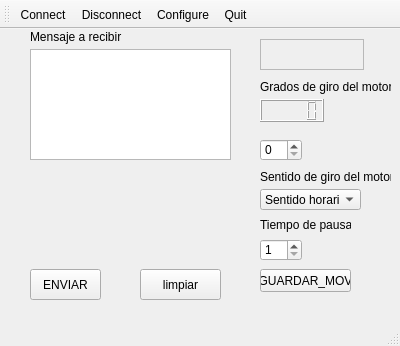
<?xml version="1.0" encoding="UTF-8"?>
<ui version="4.0">
 <class>MainWindow</class>
 <widget class="QMainWindow" name="MainWindow">
  <property name="geometry">
   <rect>
    <x>0</x>
    <y>0</y>
    <width>400</width>
    <height>346</height>
   </rect>
  </property>
  <property name="windowTitle">
   <string>Simple Terminal</string>
  </property>
  <widget class="QWidget" name="centralWidget">
   <property name="enabled">
    <bool>true</bool>
   </property>
   <widget class="QTextEdit" name="textEdit">
    <property name="geometry">
     <rect>
      <x>30</x>
      <y>20</y>
      <width>201</width>
      <height>111</height>
     </rect>
    </property>
   </widget>
   <widget class="QLabel" name="label">
    <property name="geometry">
     <rect>
      <x>30</x>
      <y>0</y>
      <width>141</width>
      <height>16</height>
     </rect>
    </property>
    <property name="text">
     <string>Mensaje a recibir</string>
    </property>
   </widget>
   <widget class="QTextEdit" name="textEdit_2">
    <property name="enabled">
     <bool>false</bool>
    </property>
    <property name="geometry">
     <rect>
      <x>260</x>
      <y>10</y>
      <width>104</width>
      <height>31</height>
     </rect>
    </property>
   </widget>
   <widget class="QPushButton" name="bENVIAR">
    <property name="geometry">
     <rect>
      <x>30</x>
      <y>240</y>
      <width>71</width>
      <height>31</height>
     </rect>
    </property>
    <property name="text">
     <string>ENVIAR</string>
    </property>
   </widget>
   <widget class="QPushButton" name="borrar">
    <property name="geometry">
     <rect>
      <x>140</x>
      <y>240</y>
      <width>81</width>
      <height>31</height>
     </rect>
    </property>
    <property name="text">
     <string>limpiar</string>
    </property>
   </widget>
   <widget class="QPushButton" name="bGuardaMov">
    <property name="geometry">
     <rect>
      <x>260</x>
      <y>240</y>
      <width>91</width>
      <height>23</height>
     </rect>
    </property>
    <property name="text">
     <string>GUARDAR_MOV</string>
    </property>
   </widget>
   <widget class="QComboBox" name="sentidoGiro">
    <property name="geometry">
     <rect>
      <x>260</x>
      <y>160</y>
      <width>101</width>
      <height>21</height>
     </rect>
    </property>
    <item>
     <property name="text">
      <string>Sentido horario</string>
     </property>
    </item>
    <item>
     <property name="text">
      <string>Sentido antihorario</string>
     </property>
    </item>
   </widget>
   <widget class="QLabel" name="label_2">
    <property name="geometry">
     <rect>
      <x>260</x>
      <y>140</y>
      <width>131</width>
      <height>16</height>
     </rect>
    </property>
    <property name="text">
     <string>Sentido de giro del motor:</string>
    </property>
   </widget>
   <widget class="QLCDNumber" name="lcdGrados">
    <property name="geometry">
     <rect>
      <x>260</x>
      <y>70</y>
      <width>64</width>
      <height>23</height>
     </rect>
    </property>
    <property name="autoFillBackground">
     <bool>false</bool>
    </property>
   </widget>
   <widget class="QSpinBox" name="grados">
    <property name="geometry">
     <rect>
      <x>260</x>
      <y>110</y>
      <width>42</width>
      <height>22</height>
     </rect>
    </property>
    <property name="maximum">
     <number>1080</number>
    </property>
   </widget>
   <widget class="QLabel" name="label_3">
    <property name="geometry">
     <rect>
      <x>260</x>
      <y>50</y>
      <width>131</width>
      <height>16</height>
     </rect>
    </property>
    <property name="text">
     <string>Grados de giro del motor:</string>
    </property>
   </widget>
   <widget class="QSpinBox" name="tiempoPausa">
    <property name="geometry">
     <rect>
      <x>260</x>
      <y>210</y>
      <width>42</width>
      <height>22</height>
     </rect>
    </property>
    <property name="minimum">
     <number>1</number>
    </property>
    <property name="maximum">
     <number>5</number>
    </property>
   </widget>
   <widget class="QLabel" name="label_4">
    <property name="geometry">
     <rect>
      <x>260</x>
      <y>180</y>
      <width>91</width>
      <height>31</height>
     </rect>
    </property>
    <property name="text">
     <string>Tiempo de pausa:</string>
    </property>
   </widget>
   <widget class="QLabel" name="label_5">
    <property name="geometry">
     <rect>
      <x>30</x>
      <y>140</y>
      <width>191</width>
      <height>101</height>
     </rect>
    </property>
    <property name="text">
     <string/>
    </property>
    <property name="pixmap">
     <pixmap resource="terminal.qrc">:/images/logo-udea.png</pixmap>
    </property>
    <property name="scaledContents">
     <bool>true</bool>
    </property>
   </widget>
  </widget>
  <widget class="QMenuBar" name="menuBar">
   <property name="geometry">
    <rect>
     <x>0</x>
     <y>0</y>
     <width>400</width>
     <height>21</height>
    </rect>
   </property>
  </widget>
  <widget class="QToolBar" name="mainToolBar">
   <attribute name="toolBarArea">
    <enum>TopToolBarArea</enum>
   </attribute>
   <attribute name="toolBarBreak">
    <bool>false</bool>
   </attribute>
   <addaction name="actionConnect"/>
   <addaction name="actionDisconnect"/>
   <addaction name="actionConfigure"/>
   <addaction name="actionQuit"/>
  </widget>
  <widget class="QStatusBar" name="statusBar"/>
  <action name="actionAbout">
   <property name="text">
    <string>&amp;About</string>
   </property>
   <property name="toolTip">
    <string>About program</string>
   </property>
   <property name="shortcut">
    <string>Alt+A</string>
   </property>
  </action>
  <action name="actionAboutQt">
   <property name="text">
    <string>About Qt</string>
   </property>
  </action>
  <action name="actionConnect">
   <property name="icon">
    <iconset resource="terminal.qrc">
     <normaloff>:/images/connect.png</normaloff>:/images/connect.png</iconset>
   </property>
   <property name="text">
    <string>C&amp;onnect</string>
   </property>
   <property name="toolTip">
    <string>Connect to serial port</string>
   </property>
   <property name="shortcut">
    <string>Ctrl+O</string>
   </property>
  </action>
  <action name="actionDisconnect">
   <property name="icon">
    <iconset resource="terminal.qrc">
     <normaloff>:/images/disconnect.png</normaloff>:/images/disconnect.png</iconset>
   </property>
   <property name="text">
    <string>&amp;Disconnect</string>
   </property>
   <property name="toolTip">
    <string>Disconnect from serial port</string>
   </property>
   <property name="shortcut">
    <string>Ctrl+D</string>
   </property>
  </action>
  <action name="actionConfigure">
   <property name="icon">
    <iconset resource="terminal.qrc">
     <normaloff>:/images/settings.png</normaloff>:/images/settings.png</iconset>
   </property>
   <property name="text">
    <string>&amp;Configure</string>
   </property>
   <property name="toolTip">
    <string>Configure serial port</string>
   </property>
   <property name="shortcut">
    <string>Alt+C</string>
   </property>
  </action>
  <action name="actionQuit">
   <property name="icon">
    <iconset resource="terminal.qrc">
     <normaloff>:/images/application-exit.png</normaloff>:/images/application-exit.png</iconset>
   </property>
   <property name="text">
    <string>&amp;Quit</string>
   </property>
   <property name="shortcut">
    <string>Ctrl+Q</string>
   </property>
  </action>
 </widget>
 <layoutdefault spacing="6" margin="11"/>
 <resources>
  <include location="terminal.qrc"/>
 </resources>
 <connections>
  <connection>
   <sender>grados</sender>
   <signal>valueChanged(int)</signal>
   <receiver>lcdGrados</receiver>
   <slot>display(int)</slot>
   <hints>
    <hint type="sourcelabel">
     <x>298</x>
     <y>163</y>
    </hint>
    <hint type="destinationlabel">
     <x>298</x>
     <y>138</y>
    </hint>
   </hints>
  </connection>
 </connections>
</ui>
